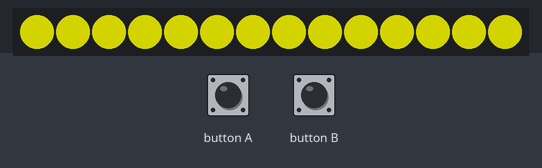
Recording of a program running on a simulated BBC micro:bit (MakeCode). Parts: 14 RGB LEDs in strip order, left to right. Inputs (shaded band) come from the test bench. Dim RGB values are drawn brighter than linear.

Above: at 2.2 s.
2.3 s: button A pressed for 0.15 s
At 2.9 s:
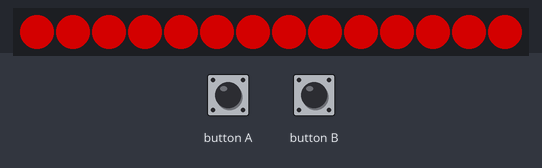
3.9 s: button B pressed for 0.15 s
At 5.3 s:
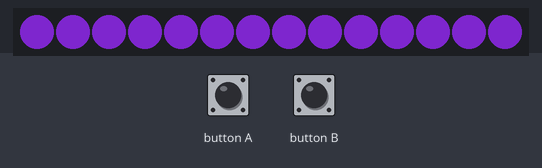
Timing chart, 0 to 6.9 s (numbered marks = the images above; inputs shaded):
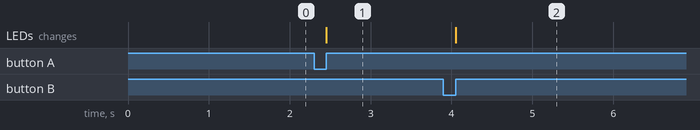

The program:

main.ts
```typescript
input.onButtonPressed(Button.A, function () {
    strip.showColor(neopixel.colors(NeoPixelColors.Red))
    basic.pause(1000)
    strip.setPixelColor(1, neopixel.colors(NeoPixelColors.Red))
    strip.show()
    basic.pause(1000)
})
input.onButtonPressed(Button.B, function () {
    range = strip.range(0, 1)
    strip.showColor(neopixel.colors(NeoPixelColors.Violet))
    strip.show()
})
let range: neopixel.Strip = null
let strip: neopixel.Strip = null
strip = neopixel.create(DigitalPin.P1, 14, NeoPixelMode.RGB)
let verdi = 70
strip.showColor(neopixel.colors(NeoPixelColors.Yellow))
basic.pause(1000)
basic.forever(function () {

})
```

test.ts
```typescript
// testene settes inn her; disse vil ikke kompilert så lenge denne pakken blir brukt som en utvidelse.
```

Measured:
- after the input at 2.3 s, the LEDs: change after 0.15 s (image 1)
- after the input at 3.9 s, the LEDs: change after 0.15 s (image 2)
